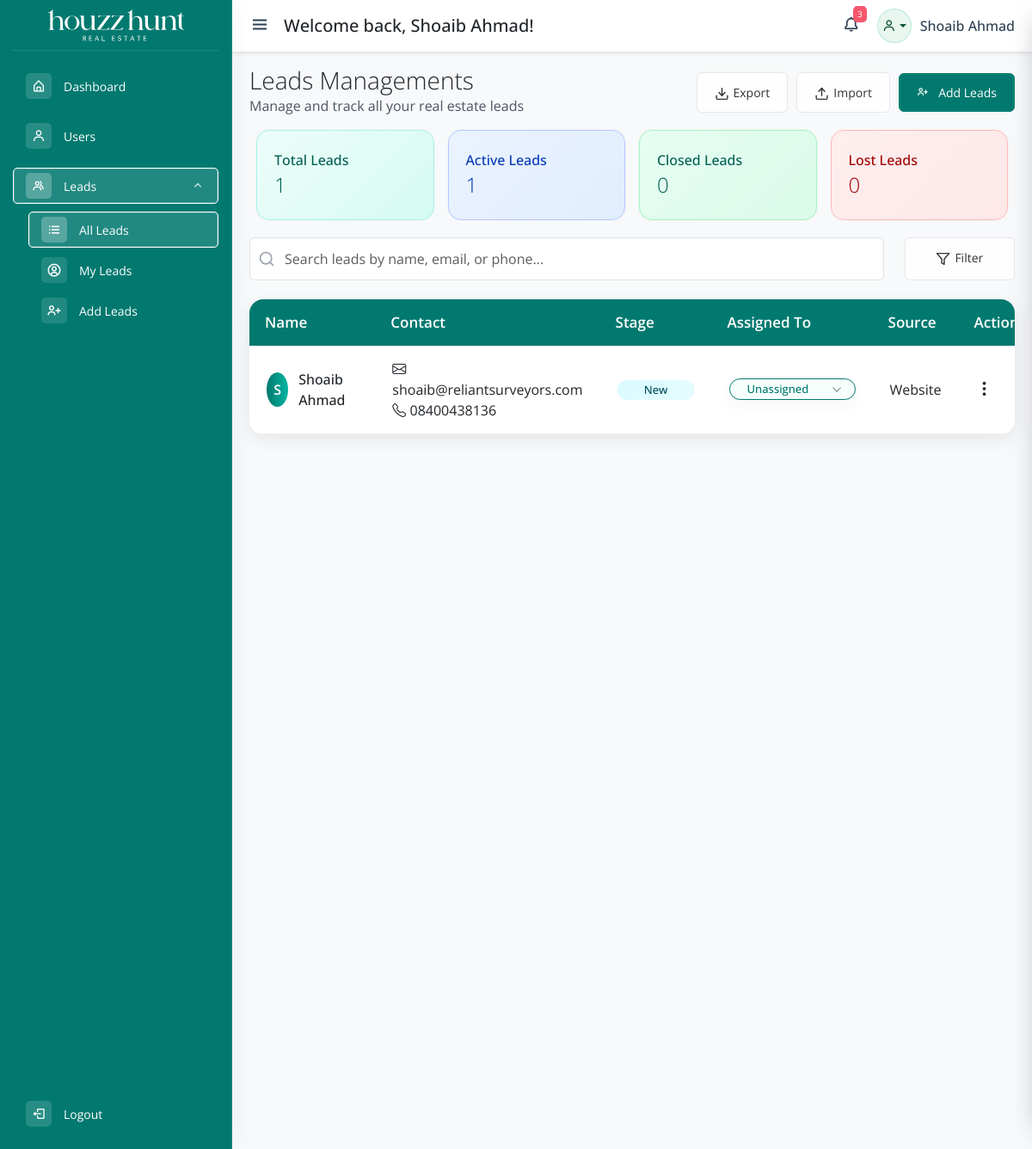
The app's page /all-leads.php (signed in) with its own data.
### tables this page shows
CREATE TABLE `all_leads` (
  `id` int(10) UNSIGNED NOT NULL,
  `stage` varchar(50) DEFAULT NULL,
  `rating` varchar(50) DEFAULT NULL,
  `assigned_to` varchar(255) DEFAULT NULL,
  `source` varchar(100) DEFAULT NULL,
  `name` varchar(255) DEFAULT NULL,
  `phone` varchar(50) DEFAULT NULL,
  `email` varchar(255) DEFAULT NULL,
  `alternate_phone` varchar(50) DEFAULT NULL,
  `nationality` varchar(100) DEFAULT NULL,
  `interested_in` varchar(100) DEFAULT NULL,
  `property_type` varchar(100) DEFAULT NULL,
  `location_preferences` varchar(255) DEFAULT NULL,
  `budget_range` varchar(100) DEFAULT NULL,
  `size_required` varchar(100) DEFAULT NULL,
  `purpose` varchar(255) DEFAULT NULL,
  `urgency` varchar(100) DEFAULT NULL,
  `alternate_email` varchar(255) DEFAULT NULL,
  `payout_received` tinyint(1) NOT NULL DEFAULT 0,
  `created_at` timestamp NOT NULL DEFAULT current_timestamp()
);

### all-leads.php (the view, shortened to what the rows shown need)
<?php
require_once __DIR__ . '/includes/config.php';
include __DIR__ . '/includes/common-header.php';
function format_lead_stage(?string $rawStage): string
{
    $parts = array_filter(array_map('trim', explode(',', $rawStage)), static function ($part) {
        return $part !== '';
    });
    if (!empty($parts)) {
        $firstPart = (string) array_shift($parts);
        $firstPart = trim($firstPart, " \t\n\r\0\x0B\"'[]");
        if ($firstPart !== '') {
            return $firstPart;
        }
    }
    $cleaned = trim($rawStage, " \t\n\r\0\x0B\"[]");
    return $cleaned !== '' ? $cleaned : 'New';
}
function stage_badge_class(string $stage): string
{
    $slug = strtolower(preg_replace('/[^a-z0-9]+/i', '-', $stage));
    return $slug !== '' ? $slug : 'new';
}
function normalize_stage_label(string $label): string
{
    $dashNormalized = str_replace([
        "\xE2\x80\x93",
        "\xE2\x80\x94",
        "\xE2\x88\x92",
    ], '-', $label);
    $lowered = function_exists('mb_strtolower') ? mb_strtolower($dashNormalized, 'UTF-8') : strtolower($dashNormalized);
    $singleSpaced = preg_replace('/\s+/u', ' ', $lowered ?? '');
    return trim((string) $singleSpaced);
}
function fetch_lead_activities(mysqli $mysqli, array $leadIds): array
{
    $activities = [];
    return $activities;
}
function lead_avatar_initial(string $name): string
{
    if (function_exists('mb_substr')) {
        return strtoupper(mb_substr($name, 0, 1, 'UTF-8'));
    }
    return strtoupper(substr($name, 0, 1));
}
function build_lead_payload(array $lead, array $relatedActivities = []): array
{
    $leadName = trim($lead['name'] ?? '') !== '' ? $lead['name'] : 'Unnamed Lead';
    $stageLabel = format_lead_stage($lead['stage'] ?? '');
    $stageClass = stage_badge_class($stageLabel);
    $leadEmail = trim((string) ($lead['email'] ?? ''));
    $leadPhone = trim((string) ($lead['phone'] ?? ''));
    $assignedTo = trim((string) ($lead['assigned_to'] ?? ''));
    $createdAtRaw = $lead['created_at'] ?? null;
    $createdAtDisplay = '—';
    if ($createdAtRaw) {
        $createdTimestamp = strtotime((string) $createdAtRaw);
        if ($createdTimestamp !== false) {
            $createdAtDisplay = date('M d, Y g:i A', $createdTimestamp);
        }
    }
    $leadTags = array_values(array_filter(array_map('trim', [
        $lead['purpose'] ?? '',
        $lead['urgency'] ?? '',
        $lead['size_required'] ?? '',
    ]), static function ($tag) {
        return $tag !== '';
    }));
    $existingHistory = [];
    $historyEntries = $existingHistory;
    $historyDescriptions = array_map(static function ($entry) {
        return isset($entry['description']) ? trim((string) $entry['description']) : '';
    }, $historyEntries);
    if ($stageLabel !== '') {
        $stageDescription = 'Stage set to ' . $stageLabel;
        if (!in_array($stageDescription, $historyDescriptions, true)) {
            $historyEntries[] = [
                'description' => $stageDescription,
                'timestamp' => $createdAtDisplay,
            ];
        }
    }
    if ($assignedTo !== '') {
        $assignmentDescription = 'Assigned to ' . $assignedTo;
        if (!in_array($assignmentDescription, $historyDescriptions, true)) {
            $historyEntries[] = [
                'description' => $assignmentDescription,
                'timestamp' => $createdAtDisplay,
            ];
        }
    }
    if (!in_array('Lead created', $historyDescriptions, true)) {
        $historyEntries[] = [
            'description' => 'Lead created',
            'timestamp' => $createdAtDisplay,
        ];
    }
    $existingRemarks = [];
    $existingFiles = [];
    return [
        'id' => isset($lead['id']) ? (int) $lead['id'] : null,
        'name' => $leadName,
        'stage' => $stageLabel,
        'stageClass' => $stageClass,
        'rating' => trim((string) ($lead['rating'] ?? '')),
        'phone' => $leadPhone,
        'alternatePhone' => trim((string) ($lead['alternate_phone'] ?? '')),
        'email' => $leadEmail,
        'alternateEmail' => trim((string) ($lead['alternate_email'] ?? '')),
        'nationality' => trim((string) ($lead['nationality'] ?? '')),
        'locationPreferences' => trim((string) ($lead['location_preferences'] ?? '')),
        'propertyType' => trim((string) ($lead['property_type'] ?? '')),
        'interestedIn' => trim((string) ($lead['interested_in'] ?? '')),
        'budgetRange' => trim((string) ($lead['budget_range'] ?? '')),
        'moveInTimeline' => trim((string) ($lead['urgency'] ?? '')),
        'propertiesInterestedIn' => trim((string) ($lead['location_preferences'] ?? '')),
        'purpose' => trim((string) ($lead['purpose'] ?? '')),
        'sizeRequired' => trim((string) ($lead['size_required'] ?? '')),
        'source' => trim((string) ($lead['source'] ?? '')) !== '' ? trim((string) ($lead['source'] ?? '')) : '—',
        'assignedTo' => $assignedTo,
        'createdAt' => $createdAtRaw,
        'createdAtDisplay' => $createdAtDisplay,
        'tags' => $leadTags,
        'remarks' => $existingRemarks,
        'files' => $existingFiles,
        'history' => $historyEntries,
        'avatarInitial' => lead_avatar_initial($leadName),
    ];
}
$stageCategories = [
    'Active Stage' => [
        'New',
        'Contacted',
        'Follow Up – In Progress',
        'Qualified',
        'Meeting Scheduled',
        'Meeting Done',
        'Offer Made',
        'Negotiation',
        'Site Visit',
    ],
    'Closed Stage' => [
        'Won',
        'Booking Confirmed',
        'Lost',
    ],
    'Reason for Lost Leads' => [
        'Unresponsive',
        'Not Qualified',
        'Budget Issues',
        'Incorrect Number',
        'Lost to Competitor',
        'Unknown Reason',
    ],
];
$activeStageSet = [];
foreach ($stageCategories['Active Stage'] as $activeLabel) {
    $activeStageSet[normalize_stage_label($activeLabel)] = true;
}
$leadStats = [
    'total' => 0,
    'active' => 0,
    'closed' => 0,
    'lost' => 0,
];
$statsQuery = $mysqli->query('SELECT stage FROM all_leads');
if ($statsQuery instanceof mysqli_result) {
    while ($statsRow = $statsQuery->fetch_assoc()) {
        $leadStats['total']++;
        $formattedStage = format_lead_stage($statsRow['stage'] ?? '');
        $normalizedStage = normalize_stage_label($formattedStage);
        if (isset($activeStageSet[$normalizedStage])) {
            $leadStats['active']++;
        }
    }
}
$queryParams = [];
$paramTypes = '';
$querySql = 'SELECT * FROM all_leads';
$querySql .= ' ORDER BY created_at DESC';
$leads = [];
if (!empty($queryParams)) {
    $statement = $mysqli->prepare($querySql);
    if ($statement instanceof mysqli_stmt) {
        $bindParams = array_merge([$paramTypes], $queryParams);
        $bindReferences = [];
        foreach ($bindParams as $key => &$value) {
            $bindReferences[$key] = &$value;
        }
        unset($value);
        $bindResult = $statement->bind_param(...$bindReferences);
        if ($bindResult && $statement->execute()) {
            $result = $statement->get_result();
            if ($result instanceof mysqli_result) {
                while ($row = $result->fetch_assoc()) {
                    $leads[] = $row;
                }
                $result->free();
            }
        }
        $statement->close();
    }
} else {
    $leadsQuery = $mysqli->query($querySql);
    if ($leadsQuery instanceof mysqli_result) {
        while ($row = $leadsQuery->fetch_assoc()) {
            $leads[] = $row;
        }
    }
}
$leadActivities = [];
if (!empty($leads)) {
    $leadIds = [];
    foreach ($leads as $leadRow) {
        if (isset($leadRow['id'])) {
            $leadIds[] = (int) $leadRow['id'];
        }
    }
    if (!empty($leadIds)) {
        $leadActivities = fetch_lead_activities($mysqli, $leadIds);
    }
}
?>
<div id="adminPanel">
    <main class="main-content">
        <form method="get" action="all-leads.php">
            <div class="allLeads">
                <div class="container-fluid p-0">
                    <div class="row align-items-center">
                        <div class="col-lg-5">
                            <h1 class="main-heading">Leads Managements</h1>
                        </div>
                    </div>
                    <div class="row g-3 lead-stats">
                        <div class="col-md-3">
                            <div class="stat-card total-leads">
                                <h2><?php echo number_format($leadStats['total']); ?></h2>
                            </div>
                        </div>
                        <div class="col-md-3">
                            <div class="stat-card active-leads">
                                <h2><?php echo number_format($leadStats['active']); ?></h2>
                            </div>
                        </div>
                        <div class="col-md-3">
                            <div class="stat-card closed-leads">
                                <h2><?php echo number_format($leadStats['closed']); ?></h2>
                            </div>
                        </div>
                        <div class="col-md-3">
                            <div class="stat-card lost-leads">
                                <h2><?php echo number_format($leadStats['lost']); ?></h2>
                            </div>
                        </div>
                    </div>
                </div>
            </div>
        </form>
        <div class="card lead-table-card">
            <div class="card-body p-0">
                <div class="table-responsive">
                    <table class="table table-hover align-middle mb-0 lead-table">
                        <thead>
                            <tr>
                                <th scope="col">Name</th>
                                <th scope="col">Contact</th>
                                <th scope="col">Stage</th>
                                <th scope="col">Assigned To</th>
                                <th scope="col">Source</th>
                                <th scope="col">Actions</th>
                            </tr>
                        </thead>
                        <tbody>
                            <?php if (empty($leads)): ?>
                                <tr>
                                    <td colspan="6" class="text-center py-4">No leads found.</td>
                                </tr>
                            <?php else: ?>
                                <?php foreach ($leads as $lead): ?>
                                    <?php
                                    $leadIdValue = isset($lead['id']) ? (int) $lead['id'] : 0;
                                    $leadRelated = $leadIdValue && isset($leadActivities[$leadIdValue]) ? $leadActivities[$leadIdValue] : [];
                                    $leadPayload = build_lead_payload($lead, $leadRelated);
                                    $leadJson = htmlspecialchars(json_encode($leadPayload, JSON_HEX_TAG | JSON_HEX_APOS | JSON_HEX_QUOT | JSON_HEX_AMP | JSON_UNESCAPED_UNICODE), ENT_QUOTES, 'UTF-8');
                                    $leadName = $leadPayload['name'];
                                    $leadEmail = $leadPayload['email'];
                                    $leadPhone = $leadPayload['phone'];
                                    $stageLabel = $leadPayload['stage'];
                                    $stageClass = $leadPayload['stageClass'];
                                    $sourceLabel = $leadPayload['source'];
                                    $avatarInitial = $leadPayload['avatarInitial'];
                                    ?>
                                    <tr class="lead-table-row" data-lead-json="<?php echo $leadJson; ?>" data-lead-id="<?php echo isset($leadPayload['id']) ? (int) $leadPayload['id'] : 0; ?>" data-lead-name="<?php echo htmlspecialchars($leadName); ?>" tabindex="0" role="button" aria-label="View details for <?php echo htmlspecialchars($leadName); ?>">
                                        <td>
                                            <div class="lead-info">
                                                <div class="avatar" data-lead-avatar><?php echo htmlspecialchars($avatarInitial); ?></div>
                                                <div><strong data-lead-name><?php echo htmlspecialchars($leadName); ?></strong></div>
                                            </div>
                                        </td>
                                        <td>
                                            <div class="contact-info" data-lead-contact>
                                                <?php if ($leadEmail !== ''): ?>
                                                    <span data-lead-contact-email><i class="bi bi-envelope"></i> <?php echo htmlspecialchars($leadEmail); ?></span>
                                                    <?php if ($leadPhone !== ''): ?><br><?php endif; ?>
                                                <?php endif; ?>
                                                <?php if ($leadPhone !== ''): ?>
                                                    <span data-lead-contact-phone><i class="bi bi-telephone"></i> <?php echo htmlspecialchars($leadPhone); ?></span>
                                                <?php endif; ?>
                                            </div>
                                        </td>
                                        <td data-lead-stage>
                                            <div class="stage-badge <?php echo htmlspecialchars($stageClass); ?>" data-lead-stage-pill><?php echo htmlspecialchars($stageLabel); ?></div>
                                        </td>
                                        <td>
                                            <div class="assigned-dropdown" data-prevent-lead-open>
                                                <select class="form-select assigned-select" data-lead-assigned-select>
                                                    <option value="">Unassigned</option>
                                                </select>
                                            </div>
                                        </td>
                                        <td data-lead-source><?php echo htmlspecialchars($sourceLabel); ?></td>
                                        <td>
                                            <div class="dropdown" data-prevent-lead-open>
                                                <button class="btn btn-link p-0 border-0 text-dark" type="button" data-bs-toggle="dropdown" aria-expanded="false">
                                                    <i class="bi bi-three-dots-vertical fs-5"></i>
                                                </button>
                                            </div>
                                        </td>
                                    </tr>
                                <?php endforeach; ?>
                            <?php endif; ?>
                        </tbody>
                    </table>
                </div>
            </div>
        </div>
    </main>
</div>
<?php include __DIR__ . '/includes/common-footer.php'; ?>

### records on screen
all_leads: avatarInitial "S", name "Shoaib Ahmad", email "shoaib@reliantsurveyors.com", phone "08400438136", stageLabel "New", source "Website"

### other values on screen
$displayName "Shoaib Ahmad"
$leadStats['total'] "1"
$leadStats['active'] "1"
$leadStats['closed'] "0"
$leadStats['lost'] "0"
